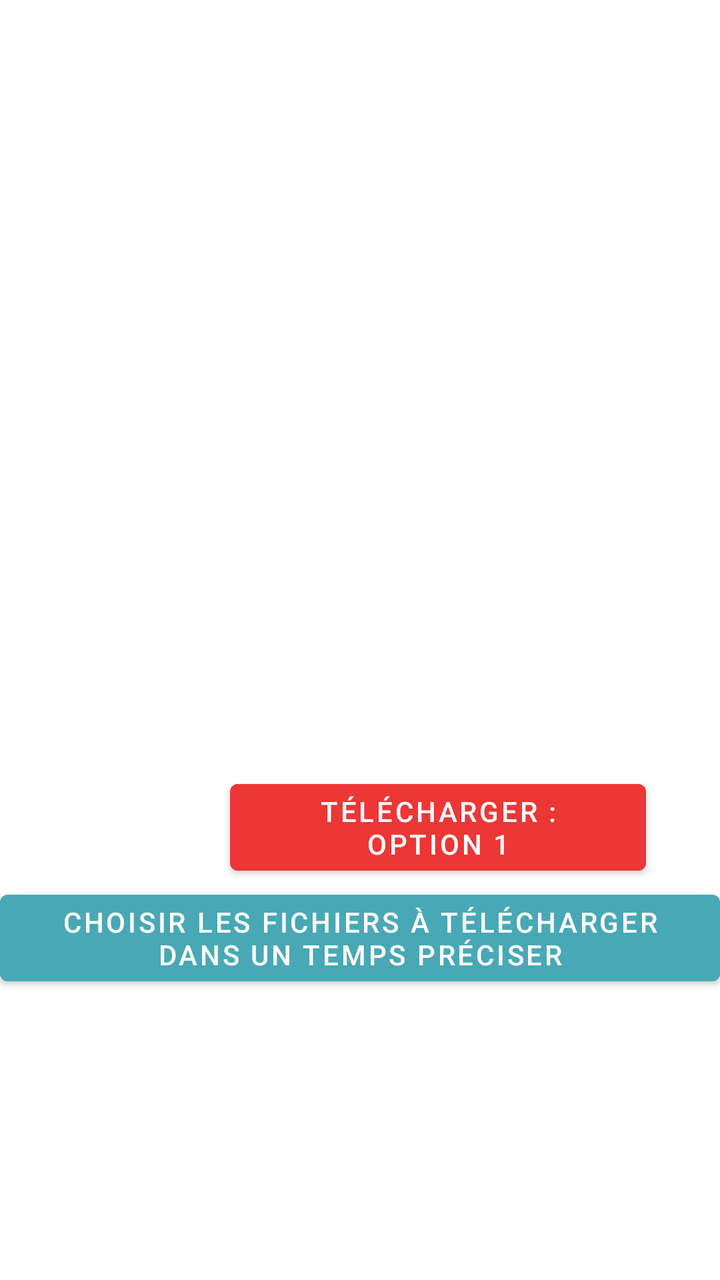
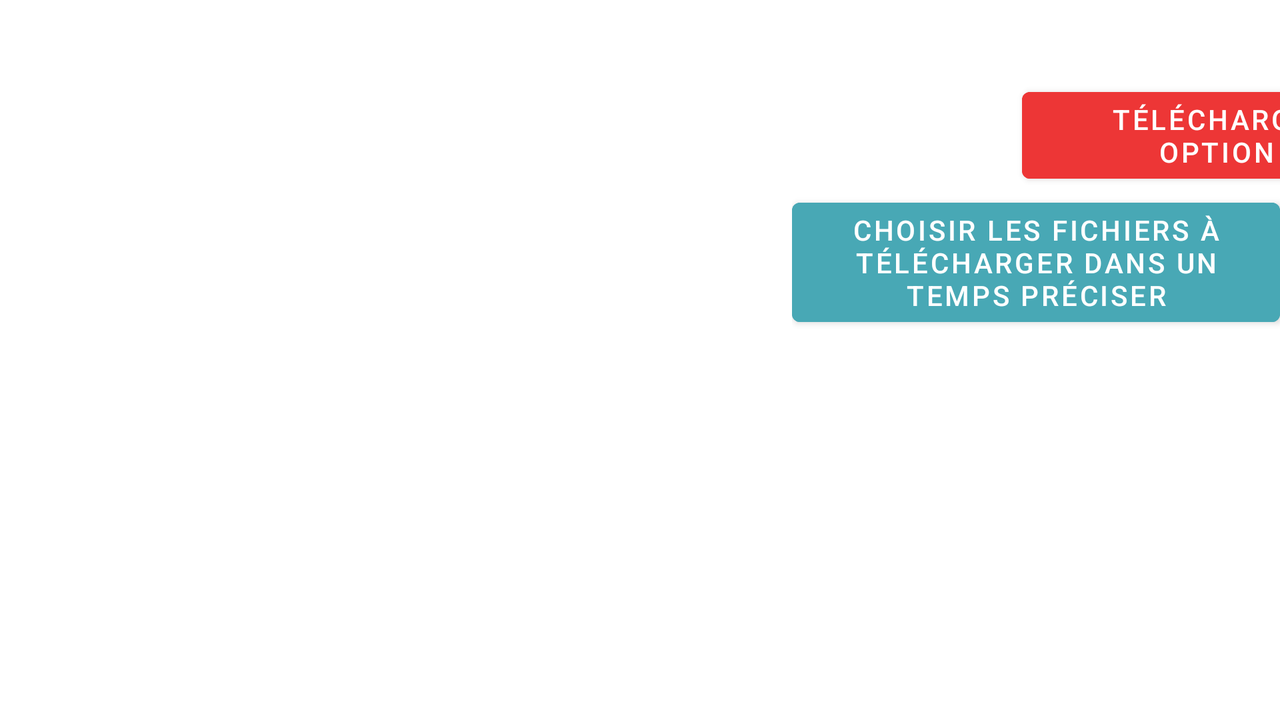

First picture: res/layout/ on a phone held upright. Second picture: the repository's own variant of that layout, on a device whose configuration matches the variant's folder. Source for both follows.
<!-- AndroidManifest.xml: application theme Theme.ProjetAndroid -->
<!-- res/layout/fragment_download_flux.xml -->
<?xml version="1.0" encoding="utf-8"?>
<LinearLayout xmlns:android="http://schemas.android.com/apk/res/android"
    xmlns:app="http://schemas.android.com/apk/res-auto"
    xmlns:tools="http://schemas.android.com/tools"
    android:layout_width="match_parent"
    android:layout_height="match_parent"
    android:backgroundTint="#C30F0F"
    android:orientation="vertical"
    tools:context=".DownloadFlux">


    <androidx.recyclerview.widget.RecyclerView
        android:id="@+id/recyclerView"
        android:layout_width="391dp"
        android:layout_height="336dp"
        android:layout_marginStart="5dp"
        android:layout_marginTop="10dp" />

    <Button
        android:id="@+id/telechargement"
        android:layout_width="208dp"
        android:layout_height="wrap_content"
        android:layout_marginStart="115dp"
        android:layout_marginTop="40dp"
        android:backgroundTint="#ED3636"
        android:text="@string/t_l_charger_option_1"
        app:icon="@drawable/ic_baseline_arrow_downward_24" />


    <Button
        android:id="@+id/chose"
        android:layout_width="match_parent"
        android:layout_height="wrap_content"
        android:backgroundTint="#48A8B5"
        android:text="@string/choisir_les_fichiers_t_l_charger_dans_un_temps_pr_ciser"
        app:icon="@drawable/ic_baseline_timer_24" />

</LinearLayout>
<!-- resources referenced by this layout -->
<resources>
  <string name="choisir_les_fichiers_t_l_charger_dans_un_temps_pr_ciser">choisir les fichiers à télécharger dans un temps préciser</string>
  <string name="t_l_charger_option_1">Télécharger : option 1</string>
  <style name="Theme.ProjetAndroid" parent="Theme.MaterialComponents.DayNight.NoActionBar">
          
          <item name="colorPrimary">@color/purple_500</item>
          <item name="colorPrimaryVariant">@color/purple_700</item>
          <item name="colorOnPrimary">@color/white</item>
          
          <item name="colorSecondary">@color/teal_200</item>
          <item name="colorSecondaryVariant">@color/teal_700</item>
          <item name="colorOnSecondary">@color/black</item>
          
          <item name="android:statusBarColor" tools:targetApi="l">?attr/colorPrimaryVariant</item>
          
      </style>
</resources>
<!-- res/layout-land/fragment_download_flux.xml (the repository's variant of the layout above) -->
<!-- drawn on the phone turned sideways -->
<?xml version="1.0" encoding="utf-8"?>
<LinearLayout xmlns:android="http://schemas.android.com/apk/res/android"
    xmlns:app="http://schemas.android.com/apk/res-auto"
    xmlns:tools="http://schemas.android.com/tools"
    android:layout_width="match_parent"
    android:layout_height="match_parent"
    android:backgroundTint="#C30F0F"
    android:orientation="horizontal"
    tools:context=".DownloadFlux">


    <androidx.recyclerview.widget.RecyclerView
        android:id="@+id/recyclerView"
        android:layout_width="391dp"
        android:layout_height="336dp"
        android:layout_marginStart="5dp"
        android:layout_marginTop="10dp" />

   <LinearLayout
       android:layout_width="wrap_content"
       android:layout_height="wrap_content"
       android:orientation="vertical">
       <Button
           android:id="@+id/telechargement"
           android:layout_width="208dp"
           android:layout_height="wrap_content"
           android:layout_marginStart="115dp"
           android:layout_marginTop="40dp"
           android:backgroundTint="#ED3636"
           android:text="@string/t_l_charger_option_1"
           app:icon="@drawable/ic_baseline_arrow_downward_24" />

       <Button
           android:id="@+id/chose"
           android:layout_width="match_parent"
           android:layout_height="wrap_content"
           android:backgroundTint="#48A8B5"
           android:text="@string/choisir_les_fichiers_t_l_charger_dans_un_temps_pr_ciser"
           app:icon="@drawable/ic_baseline_timer_24" />
   </LinearLayout>


</LinearLayout>
